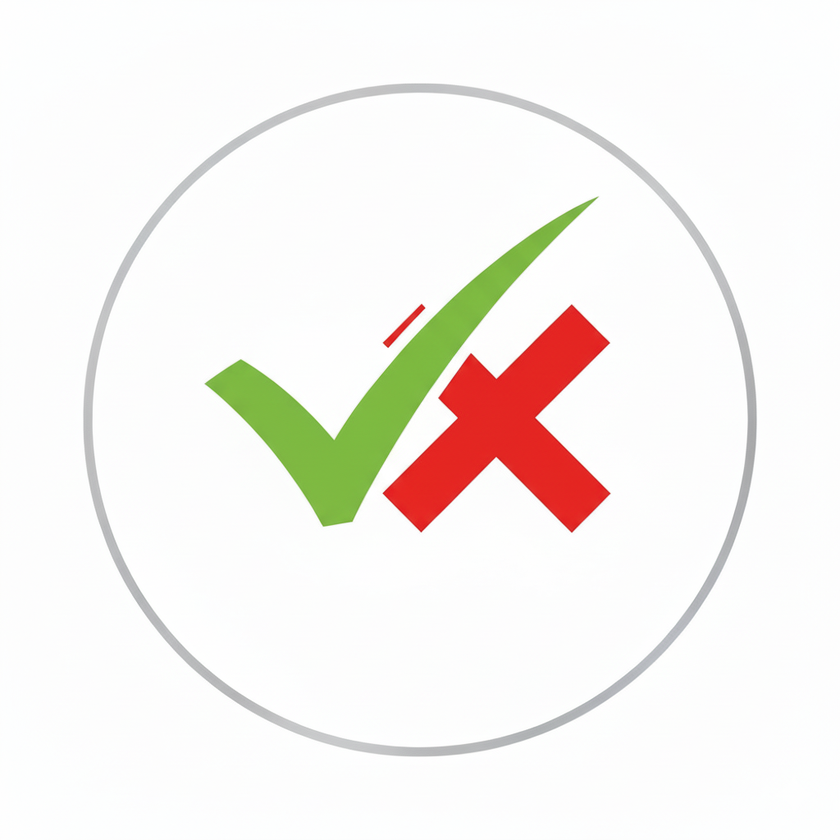
#> input picture imageHandling/image.png, 840 x 840 px, shrunk from 1024 x 1024 before the run
$ python image_handling.py
#> lines starting #> are read from the running program, lines starting #| are printed output that depends on the picture
import cv2

image = cv2.imread("image.png")
#> image is the input picture: shape (840, 840, 3); mean B, G, R 238.4, 242.3, 246.2
if image is not None:
    print("Image loaded successfully")
    cv2.imshow("Image",image)
    cv2.waitKey(0)
    cv2.destroyAllWindows()
else:
    print("Error loading image")

print(image.shape)
#| (840, 840, 3)

gray = cv2.cvtColor(image,cv2.COLOR_BGR2GRAY)
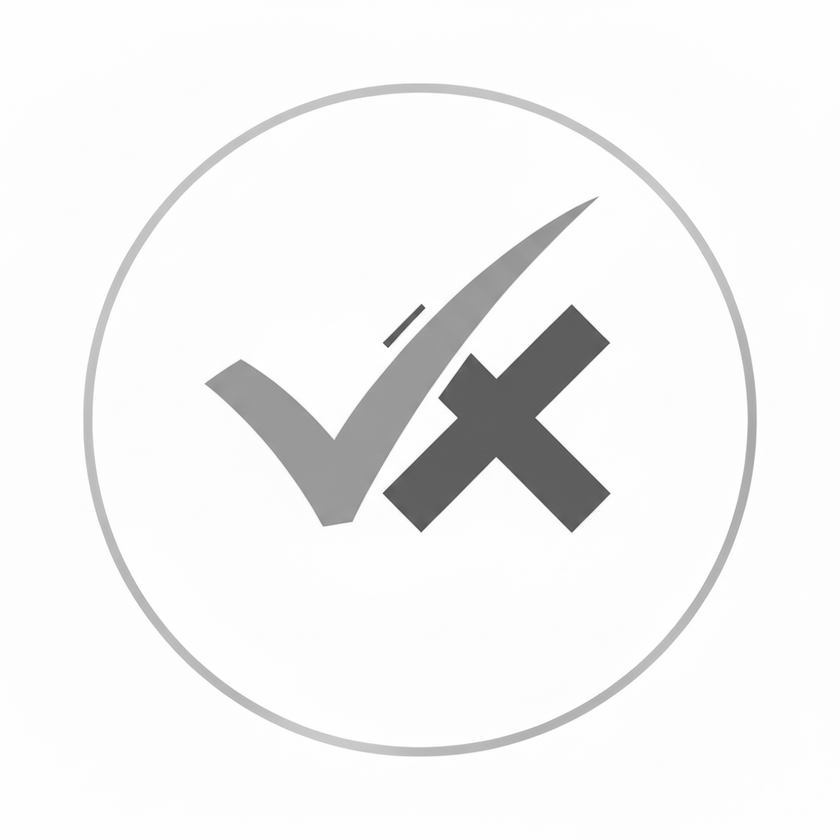
#> gray: shape (840, 840); min 74, max 255, mean 243.1
cv2.imshow("Gray Image",gray)
cv2.waitKey(0)
cv2.destroyAllWindows()

if gray is not None:
    cv2.imwrite("gray_image.png", gray)
    print("Gray image saved successfully")
else:
    print("Error converting image to grayscale")
